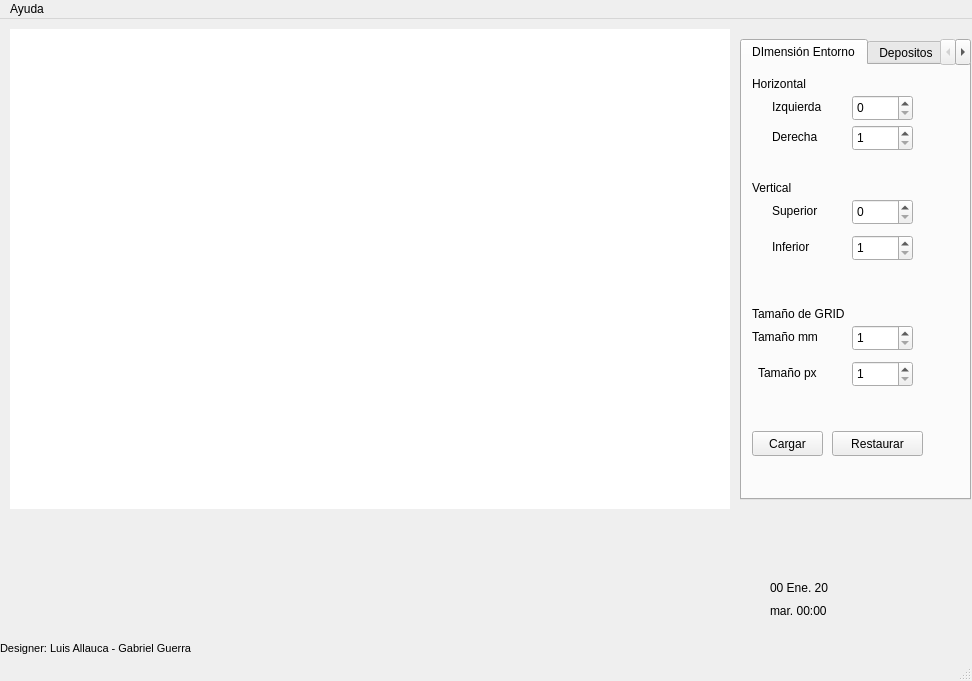
<?xml version="1.0" encoding="UTF-8"?>
<ui version="4.0">
 <class>ConfigAvanWindow</class>
 <widget class="QMainWindow" name="ConfigAvanWindow">
  <property name="geometry">
   <rect>
    <x>0</x>
    <y>0</y>
    <width>972</width>
    <height>681</height>
   </rect>
  </property>
  <property name="windowTitle">
   <string>Configuracion Avanzada</string>
  </property>
  <widget class="QWidget" name="centralwidget">
   <widget class="QTabWidget" name="tabWidget">
    <property name="geometry">
     <rect>
      <x>740</x>
      <y>20</y>
      <width>231</width>
      <height>461</height>
     </rect>
    </property>
    <property name="currentIndex">
     <number>0</number>
    </property>
    <widget class="QWidget" name="tab">
     <attribute name="title">
      <string>DImensión Entorno</string>
     </attribute>
     <widget class="QLabel" name="label_3">
      <property name="geometry">
       <rect>
        <x>30</x>
        <y>56</y>
        <width>67</width>
        <height>31</height>
       </rect>
      </property>
      <property name="text">
       <string>Derecha</string>
      </property>
     </widget>
     <widget class="QSpinBox" name="spinBox">
      <property name="geometry">
       <rect>
        <x>110</x>
        <y>30</y>
        <width>61</width>
        <height>26</height>
       </rect>
      </property>
      <property name="maximum">
       <number>639</number>
      </property>
     </widget>
     <widget class="QSpinBox" name="spinBox_2">
      <property name="geometry">
       <rect>
        <x>110</x>
        <y>60</y>
        <width>61</width>
        <height>26</height>
       </rect>
      </property>
      <property name="minimum">
       <number>1</number>
      </property>
      <property name="maximum">
       <number>640</number>
      </property>
     </widget>
     <widget class="QLabel" name="label_2">
      <property name="geometry">
       <rect>
        <x>30</x>
        <y>26</y>
        <width>67</width>
        <height>31</height>
       </rect>
      </property>
      <property name="text">
       <string>Izquierda</string>
      </property>
     </widget>
     <widget class="QLabel" name="label">
      <property name="geometry">
       <rect>
        <x>10</x>
        <y>10</y>
        <width>81</width>
        <height>17</height>
       </rect>
      </property>
      <property name="text">
       <string>Horizontal</string>
      </property>
     </widget>
     <widget class="QSpinBox" name="spinBox_3">
      <property name="geometry">
       <rect>
        <x>110</x>
        <y>134</y>
        <width>61</width>
        <height>26</height>
       </rect>
      </property>
      <property name="maximum">
       <number>479</number>
      </property>
     </widget>
     <widget class="QSpinBox" name="spinBox_4">
      <property name="geometry">
       <rect>
        <x>110</x>
        <y>170</y>
        <width>61</width>
        <height>26</height>
       </rect>
      </property>
      <property name="minimum">
       <number>1</number>
      </property>
      <property name="maximum">
       <number>480</number>
      </property>
     </widget>
     <widget class="QLabel" name="label_4">
      <property name="geometry">
       <rect>
        <x>10</x>
        <y>114</y>
        <width>81</width>
        <height>17</height>
       </rect>
      </property>
      <property name="text">
       <string>Vertical</string>
      </property>
     </widget>
     <widget class="QLabel" name="label_5">
      <property name="geometry">
       <rect>
        <x>30</x>
        <y>130</y>
        <width>67</width>
        <height>31</height>
       </rect>
      </property>
      <property name="text">
       <string>Superior</string>
      </property>
     </widget>
     <widget class="QLabel" name="label_6">
      <property name="geometry">
       <rect>
        <x>30</x>
        <y>166</y>
        <width>67</width>
        <height>31</height>
       </rect>
      </property>
      <property name="text">
       <string>Inferior</string>
      </property>
     </widget>
     <widget class="QLabel" name="label_13">
      <property name="geometry">
       <rect>
        <x>16</x>
        <y>292</y>
        <width>81</width>
        <height>31</height>
       </rect>
      </property>
      <property name="text">
       <string>Tamaño px</string>
      </property>
     </widget>
     <widget class="QLabel" name="label_14">
      <property name="geometry">
       <rect>
        <x>10</x>
        <y>240</y>
        <width>121</width>
        <height>17</height>
       </rect>
      </property>
      <property name="text">
       <string>Tamaño de GRID</string>
      </property>
     </widget>
     <widget class="QSpinBox" name="spinBox_9">
      <property name="geometry">
       <rect>
        <x>110</x>
        <y>260</y>
        <width>61</width>
        <height>26</height>
       </rect>
      </property>
      <property name="minimum">
       <number>1</number>
      </property>
      <property name="maximum">
       <number>10000</number>
      </property>
     </widget>
     <widget class="QLabel" name="label_15">
      <property name="geometry">
       <rect>
        <x>10</x>
        <y>256</y>
        <width>91</width>
        <height>31</height>
       </rect>
      </property>
      <property name="text">
       <string>Tamaño mm</string>
      </property>
     </widget>
     <widget class="QSpinBox" name="spinBox_10">
      <property name="geometry">
       <rect>
        <x>110</x>
        <y>296</y>
        <width>61</width>
        <height>26</height>
       </rect>
      </property>
      <property name="minimum">
       <number>1</number>
      </property>
      <property name="maximum">
       <number>640</number>
      </property>
     </widget>
     <widget class="QPushButton" name="pushButton">
      <property name="geometry">
       <rect>
        <x>10</x>
        <y>366</y>
        <width>71</width>
        <height>25</height>
       </rect>
      </property>
      <property name="text">
       <string>Cargar</string>
      </property>
     </widget>
     <widget class="QPushButton" name="pushButton_2">
      <property name="geometry">
       <rect>
        <x>90</x>
        <y>366</y>
        <width>91</width>
        <height>25</height>
       </rect>
      </property>
      <property name="text">
       <string>Restaurar</string>
      </property>
     </widget>
    </widget>
    <widget class="QWidget" name="tab_2">
     <attribute name="title">
      <string>Depositos</string>
     </attribute>
     <widget class="QGroupBox" name="groupBox_3">
      <property name="geometry">
       <rect>
        <x>10</x>
        <y>50</y>
        <width>181</width>
        <height>141</height>
       </rect>
      </property>
      <property name="title">
       <string>DEPOSITOS DE OBJETOS</string>
      </property>
      <widget class="QRadioButton" name="radioButton_5">
       <property name="geometry">
        <rect>
         <x>10</x>
         <y>30</y>
         <width>112</width>
         <height>23</height>
        </rect>
       </property>
       <property name="text">
        <string>Obj. Rojos</string>
       </property>
      </widget>
      <widget class="QRadioButton" name="radioButton_6">
       <property name="geometry">
        <rect>
         <x>10</x>
         <y>70</y>
         <width>112</width>
         <height>23</height>
        </rect>
       </property>
       <property name="text">
        <string>Obj. Azules</string>
       </property>
      </widget>
      <widget class="QRadioButton" name="radioButton_7">
       <property name="geometry">
        <rect>
         <x>10</x>
         <y>110</y>
         <width>112</width>
         <height>23</height>
        </rect>
       </property>
       <property name="text">
        <string>Obj. Celestes</string>
       </property>
      </widget>
     </widget>
     <widget class="QPushButton" name="pushButton_5">
      <property name="geometry">
       <rect>
        <x>50</x>
        <y>244</y>
        <width>101</width>
        <height>31</height>
       </rect>
      </property>
      <property name="text">
       <string>Borrar Todo</string>
      </property>
     </widget>
     <widget class="QPushButton" name="pushButton_4">
      <property name="geometry">
       <rect>
        <x>40</x>
        <y>310</y>
        <width>121</width>
        <height>25</height>
       </rect>
      </property>
      <property name="text">
       <string>Cargar y guardar</string>
      </property>
     </widget>
    </widget>
    <widget class="QWidget" name="tab_5">
     <attribute name="title">
      <string>Escala</string>
     </attribute>
     <widget class="QPushButton" name="pushButton_12">
      <property name="geometry">
       <rect>
        <x>30</x>
        <y>210</y>
        <width>151</width>
        <height>31</height>
       </rect>
      </property>
      <property name="text">
       <string>Cargar y Guardar</string>
      </property>
     </widget>
     <widget class="QLabel" name="label_19">
      <property name="geometry">
       <rect>
        <x>10</x>
        <y>30</y>
        <width>161</width>
        <height>17</height>
       </rect>
      </property>
      <property name="text">
       <string>Escala de dimmension</string>
      </property>
     </widget>
     <widget class="QPushButton" name="pushButton_13">
      <property name="geometry">
       <rect>
        <x>50</x>
        <y>280</y>
        <width>101</width>
        <height>41</height>
       </rect>
      </property>
      <property name="text">
       <string>Restaurar</string>
      </property>
     </widget>
     <widget class="QLabel" name="label_20">
      <property name="geometry">
       <rect>
        <x>30</x>
        <y>80</y>
        <width>67</width>
        <height>31</height>
       </rect>
      </property>
      <property name="text">
       <string>Pixeles</string>
      </property>
     </widget>
     <widget class="QLabel" name="label_21">
      <property name="geometry">
       <rect>
        <x>30</x>
        <y>140</y>
        <width>67</width>
        <height>31</height>
       </rect>
      </property>
      <property name="text">
       <string>Dist. mm</string>
      </property>
     </widget>
     <widget class="QDoubleSpinBox" name="doubleSpinBox">
      <property name="geometry">
       <rect>
        <x>110</x>
        <y>80</y>
        <width>69</width>
        <height>31</height>
       </rect>
      </property>
      <property name="minimum">
       <double>1.000000000000000</double>
      </property>
      <property name="maximum">
       <double>1000.000000000000000</double>
      </property>
      <property name="value">
       <double>1.000000000000000</double>
      </property>
     </widget>
     <widget class="QDoubleSpinBox" name="doubleSpinBox_2">
      <property name="geometry">
       <rect>
        <x>110</x>
        <y>140</y>
        <width>69</width>
        <height>31</height>
       </rect>
      </property>
      <property name="minimum">
       <double>1.000000000000000</double>
      </property>
      <property name="maximum">
       <double>10000.000000000000000</double>
      </property>
     </widget>
    </widget>
    <widget class="QWidget" name="tab_6">
     <attribute name="title">
      <string>Dimensión Omni</string>
     </attribute>
     <widget class="QComboBox" name="comboBox">
      <property name="geometry">
       <rect>
        <x>0</x>
        <y>0</y>
        <width>86</width>
        <height>25</height>
       </rect>
      </property>
      <item>
       <property name="text">
        <string>omni1</string>
       </property>
      </item>
      <item>
       <property name="text">
        <string>omni2</string>
       </property>
      </item>
      <item>
       <property name="text">
        <string>omni3</string>
       </property>
      </item>
     </widget>
     <widget class="QToolBox" name="toolBox">
      <property name="geometry">
       <rect>
        <x>10</x>
        <y>30</y>
        <width>181</width>
        <height>241</height>
       </rect>
      </property>
      <property name="currentIndex">
       <number>3</number>
      </property>
      <widget class="QWidget" name="page">
       <property name="geometry">
        <rect>
         <x>0</x>
         <y>0</y>
         <width>100</width>
         <height>30</height>
        </rect>
       </property>
       <attribute name="label">
        <string>Área central</string>
       </attribute>
       <widget class="QLabel" name="label_22">
        <property name="geometry">
         <rect>
          <x>20</x>
          <y>10</y>
          <width>67</width>
          <height>31</height>
         </rect>
        </property>
        <property name="text">
         <string>Pixeles^2</string>
        </property>
       </widget>
       <widget class="QDoubleSpinBox" name="doubleSpinBox_3">
        <property name="geometry">
         <rect>
          <x>50</x>
          <y>50</y>
          <width>91</width>
          <height>31</height>
         </rect>
        </property>
        <property name="minimum">
         <double>1.000000000000000</double>
        </property>
        <property name="maximum">
         <double>50000.000000000000000</double>
        </property>
       </widget>
      </widget>
      <widget class="QWidget" name="page_2">
       <property name="geometry">
        <rect>
         <x>0</x>
         <y>0</y>
         <width>100</width>
         <height>30</height>
        </rect>
       </property>
       <attribute name="label">
        <string>Área secundaria</string>
       </attribute>
       <widget class="QLabel" name="label_25">
        <property name="geometry">
         <rect>
          <x>20</x>
          <y>10</y>
          <width>67</width>
          <height>31</height>
         </rect>
        </property>
        <property name="text">
         <string>Pixeles^2</string>
        </property>
       </widget>
       <widget class="QDoubleSpinBox" name="doubleSpinBox_4">
        <property name="geometry">
         <rect>
          <x>48</x>
          <y>60</y>
          <width>91</width>
          <height>31</height>
         </rect>
        </property>
        <property name="minimum">
         <double>1.000000000000000</double>
        </property>
        <property name="maximum">
         <double>50000.000000000000000</double>
        </property>
       </widget>
      </widget>
      <widget class="QWidget" name="page_3">
       <property name="geometry">
        <rect>
         <x>0</x>
         <y>0</y>
         <width>100</width>
         <height>30</height>
        </rect>
       </property>
       <attribute name="label">
        <string>Separación áreas</string>
       </attribute>
       <widget class="QDoubleSpinBox" name="doubleSpinBox_7">
        <property name="geometry">
         <rect>
          <x>60</x>
          <y>20</y>
          <width>91</width>
          <height>31</height>
         </rect>
        </property>
        <property name="minimum">
         <double>1.000000000000000</double>
        </property>
        <property name="maximum">
         <double>800.000000000000000</double>
        </property>
       </widget>
       <widget class="QLabel" name="label_8">
        <property name="geometry">
         <rect>
          <x>30</x>
          <y>0</y>
          <width>67</width>
          <height>17</height>
         </rect>
        </property>
        <property name="text">
         <string>Pixeles</string>
        </property>
       </widget>
       <widget class="QLabel" name="label_9">
        <property name="geometry">
         <rect>
          <x>30</x>
          <y>50</y>
          <width>67</width>
          <height>17</height>
         </rect>
        </property>
        <property name="text">
         <string>mm</string>
        </property>
       </widget>
       <widget class="QDoubleSpinBox" name="doubleSpinBox_8">
        <property name="geometry">
         <rect>
          <x>60</x>
          <y>70</y>
          <width>91</width>
          <height>31</height>
         </rect>
        </property>
        <property name="minimum">
         <double>1.000000000000000</double>
        </property>
        <property name="maximum">
         <double>500.000000000000000</double>
        </property>
       </widget>
      </widget>
      <widget class="QWidget" name="page_6">
       <property name="geometry">
        <rect>
         <x>0</x>
         <y>0</y>
         <width>181</width>
         <height>109</height>
        </rect>
       </property>
       <attribute name="label">
        <string>Distancia Actuador</string>
       </attribute>
       <widget class="QDoubleSpinBox" name="doubleSpinBox_10">
        <property name="geometry">
         <rect>
          <x>60</x>
          <y>20</y>
          <width>91</width>
          <height>31</height>
         </rect>
        </property>
        <property name="maximum">
         <double>640.000000000000000</double>
        </property>
       </widget>
       <widget class="QLabel" name="label_11">
        <property name="geometry">
         <rect>
          <x>30</x>
          <y>0</y>
          <width>67</width>
          <height>17</height>
         </rect>
        </property>
        <property name="text">
         <string>Pixeles</string>
        </property>
       </widget>
       <widget class="QLabel" name="label_10">
        <property name="geometry">
         <rect>
          <x>30</x>
          <y>50</y>
          <width>67</width>
          <height>17</height>
         </rect>
        </property>
        <property name="text">
         <string>mm</string>
        </property>
       </widget>
       <widget class="QDoubleSpinBox" name="doubleSpinBox_9">
        <property name="geometry">
         <rect>
          <x>60</x>
          <y>70</y>
          <width>91</width>
          <height>31</height>
         </rect>
        </property>
        <property name="maximum">
         <double>500.000000000000000</double>
        </property>
       </widget>
      </widget>
     </widget>
     <widget class="QPushButton" name="pushButton_28">
      <property name="geometry">
       <rect>
        <x>30</x>
        <y>310</y>
        <width>141</width>
        <height>31</height>
       </rect>
      </property>
      <property name="text">
       <string>Cargar y Guardar</string>
      </property>
     </widget>
     <widget class="QPushButton" name="pushButton_19">
      <property name="geometry">
       <rect>
        <x>60</x>
        <y>370</y>
        <width>91</width>
        <height>25</height>
       </rect>
      </property>
      <property name="text">
       <string>Restaurar</string>
      </property>
     </widget>
    </widget>
   </widget>
   <widget class="QWidget" name="layoutWidget">
    <property name="geometry">
     <rect>
      <x>0</x>
      <y>520</y>
      <width>162</width>
      <height>80</height>
     </rect>
    </property>
    <layout class="QHBoxLayout" name="horizontalLayout_2">
     <item>
      <widget class="QLabel" name="label_26">
       <property name="minimumSize">
        <size>
         <width>76</width>
         <height>76</height>
        </size>
       </property>
       <property name="maximumSize">
        <size>
         <width>76</width>
         <height>76</height>
        </size>
       </property>
       <property name="styleSheet">
        <string notr="true">border-image: url(:/logos/lib/libPyqt/PyqtImg/logos/logoESPE.png);</string>
       </property>
       <property name="text">
        <string>&lt;html&gt;&lt;head/&gt;&lt;body&gt;&lt;p&gt;&lt;br/&gt;&lt;/p&gt;&lt;/body&gt;&lt;/html&gt;</string>
       </property>
      </widget>
     </item>
     <item>
      <layout class="QVBoxLayout" name="verticalLayout_9">
       <item>
        <widget class="QLabel" name="label_28">
         <property name="minimumSize">
          <size>
           <width>76</width>
           <height>76</height>
          </size>
         </property>
         <property name="maximumSize">
          <size>
           <width>76</width>
           <height>76</height>
          </size>
         </property>
         <property name="styleSheet">
          <string notr="true">border-image: url(:/logos/lib/libPyqt/PyqtImg/logos/logoMKT.png);</string>
         </property>
         <property name="text">
          <string>&lt;html&gt;&lt;head/&gt;&lt;body&gt;&lt;p&gt;&lt;br/&gt;&lt;/p&gt;&lt;/body&gt;&lt;/html&gt;</string>
         </property>
        </widget>
       </item>
      </layout>
     </item>
    </layout>
   </widget>
   <widget class="QWidget" name="layoutWidget_2">
    <property name="geometry">
     <rect>
      <x>770</x>
      <y>560</y>
      <width>91</width>
      <height>42</height>
     </rect>
    </property>
    <layout class="QVBoxLayout" name="verticalLayout_3">
     <item>
      <widget class="QLabel" name="label_fecha">
       <property name="minimumSize">
        <size>
         <width>89</width>
         <height>17</height>
        </size>
       </property>
       <property name="maximumSize">
        <size>
         <width>89</width>
         <height>17</height>
        </size>
       </property>
       <property name="styleSheet">
        <string notr="true">color: rgb(0, 0, 0);</string>
       </property>
       <property name="text">
        <string>00 Ene. 20</string>
       </property>
      </widget>
     </item>
     <item>
      <widget class="QLabel" name="label_hora">
       <property name="minimumSize">
        <size>
         <width>89</width>
         <height>17</height>
        </size>
       </property>
       <property name="maximumSize">
        <size>
         <width>89</width>
         <height>17</height>
        </size>
       </property>
       <property name="styleSheet">
        <string notr="true">color: rgb(0, 0, 0);</string>
       </property>
       <property name="text">
        <string>mar. 00:00</string>
       </property>
      </widget>
     </item>
    </layout>
   </widget>
   <widget class="QLabel" name="label_29">
    <property name="geometry">
     <rect>
      <x>0</x>
      <y>620</y>
      <width>200</width>
      <height>18</height>
     </rect>
    </property>
    <property name="minimumSize">
     <size>
      <width>200</width>
      <height>18</height>
     </size>
    </property>
    <property name="maximumSize">
     <size>
      <width>200</width>
      <height>20</height>
     </size>
    </property>
    <property name="font">
     <font>
      <pointsize>8</pointsize>
     </font>
    </property>
    <property name="text">
     <string>Designer: Luis Allauca - Gabriel Guerra</string>
    </property>
   </widget>
   <widget class="QLabel" name="label_7">
    <property name="geometry">
     <rect>
      <x>10</x>
      <y>10</y>
      <width>720</width>
      <height>480</height>
     </rect>
    </property>
    <property name="minimumSize">
     <size>
      <width>720</width>
      <height>480</height>
     </size>
    </property>
    <property name="maximumSize">
     <size>
      <width>720</width>
      <height>480</height>
     </size>
    </property>
    <property name="mouseTracking">
     <bool>true</bool>
    </property>
    <property name="styleSheet">
     <string notr="true">background-color: rgb(255, 255, 255);</string>
    </property>
    <property name="text">
     <string/>
    </property>
   </widget>
  </widget>
  <widget class="QStatusBar" name="statusbar"/>
  <widget class="QMenuBar" name="menubar">
   <property name="geometry">
    <rect>
     <x>0</x>
     <y>0</y>
     <width>972</width>
     <height>24</height>
    </rect>
   </property>
   <widget class="QMenu" name="menuAyuda">
    <property name="title">
     <string>Ayuda</string>
    </property>
    <addaction name="actionManual"/>
    <addaction name="separator"/>
    <addaction name="actionSalir"/>
   </widget>
   <addaction name="menuAyuda"/>
  </widget>
  <action name="actionManual">
   <property name="text">
    <string>Manual</string>
   </property>
  </action>
  <action name="actionSalir">
   <property name="text">
    <string>Salir</string>
   </property>
  </action>
 </widget>
 <resources>
  <include location="../../imgPyqt.qrc"/>
 </resources>
 <connections/>
</ui>
